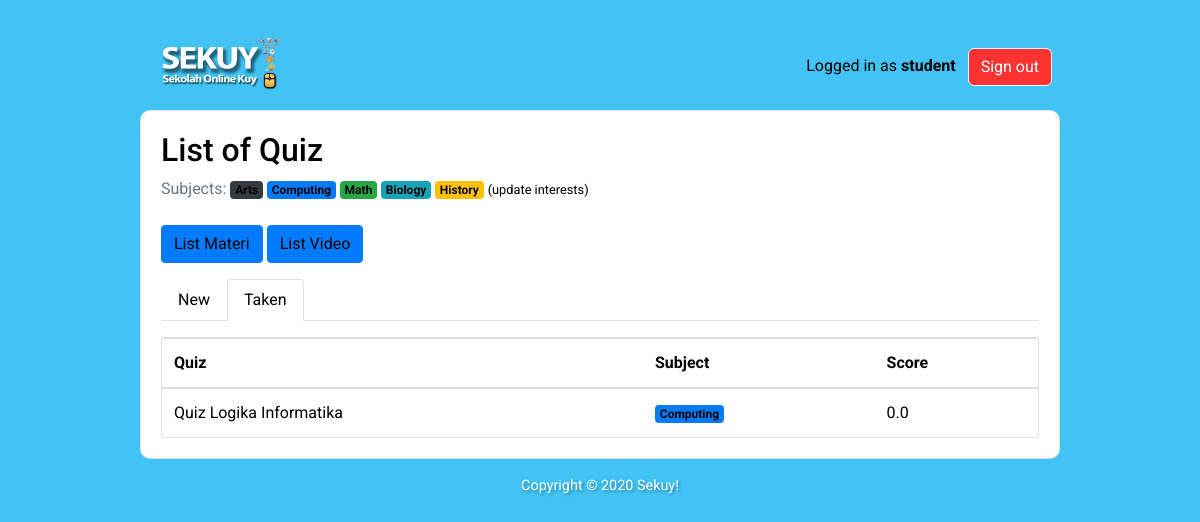
/students/taken/ (signed in), run on an earlier commit of the app's database.
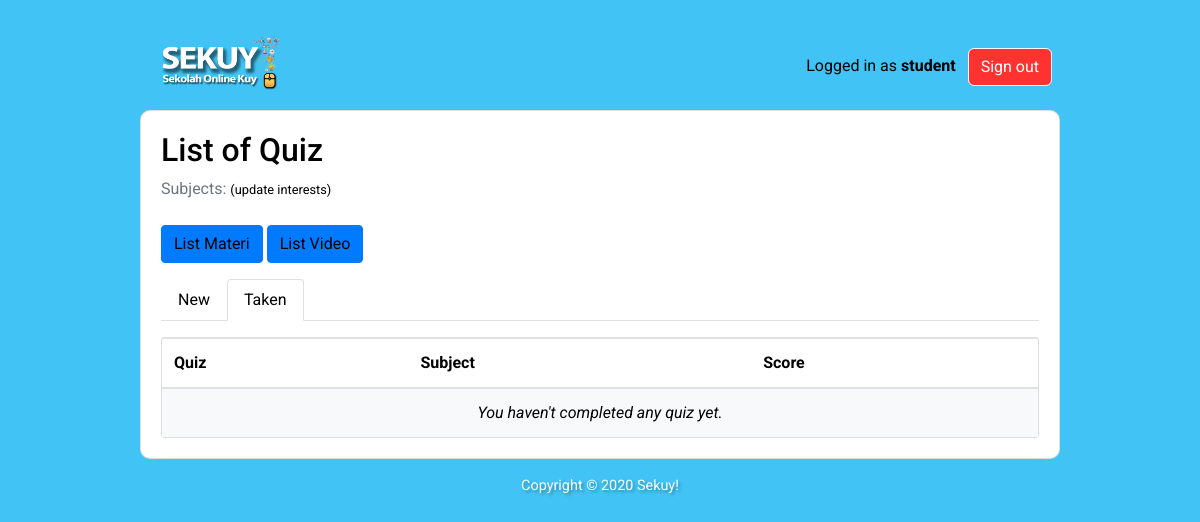
And on a later commit of the database.
### classroom/models.py (models this page shows, shortened)
class Subject(models.Model):
    name = models.CharField(max_length=30)
    color = models.CharField(max_length=7, default='#007bff')
    def get_html_badge(self):
        name = escape(self.name)
        color = escape(self.color)
        html = '<span class="badge badge-primary" style="background-color: %s">%s</span>' % (color, name)
        return mark_safe(html)

class TakenQuiz(models.Model):
    student = models.ForeignKey(Student, on_delete=models.CASCADE, related_name='taken_quizzes')
    quiz = models.ForeignKey(Quiz, on_delete=models.CASCADE, related_name='taken_quizzes')
    score = models.FloatField()
    date = models.DateTimeField(auto_now_add=True)

class Quiz(models.Model):
    owner = models.ForeignKey(User, on_delete=models.CASCADE, related_name='quizzes')
    name = models.CharField(max_length=255)
    subject = models.ForeignKey(Subject, on_delete=models.CASCADE, related_name='quizzes')

### classroom/views/students.py (the view)
# urls.py: path('taken/', students.TakenQuizListView.as_view(), name='taken_quiz_list'),
@method_decorator([login_required, student_required], name='dispatch')
class TakenQuizListView(ListView):
    model = TakenQuiz
    context_object_name = 'taken_quizzes'
    template_name = 'classroom/students/taken_quiz_list.html'
    def get_queryset(self):
        queryset = self.request.user.student.taken_quizzes \
            .select_related('quiz', 'quiz__subject') \
            .order_by('quiz__name')
        return queryset

### classroom/templates/classroom/students/taken_quiz_list.html
{% extends 'base.html' %}
{% block content %}
  {% include 'classroom/students/_header.html' with active='taken' %}
  <div class="card">
    <table class="table mb-0">
      <thead>
        <tr>
          <th>Quiz</th>
          <th>Subject</th>
          <th>Score</th>
        </tr>
      </thead>
      <tbody>
        {% for taken_quiz in taken_quizzes %}
          <tr>
            <td>{{ taken_quiz.quiz.name }}</td>
            <td>{{ taken_quiz.quiz.subject.get_html_badge }}</td>
            <td>{{ taken_quiz.score }}</td>
          </tr>
        {% empty %}
          <tr>
            <td class="bg-light text-center font-italic" colspan="3">You haven't completed any quiz yet.</td>
          </tr>
        {% endfor %}
      </tbody>
    </table>
  </div>
{% endblock %}

### classroom/templates/classroom/students/_header.html
<h2>List of Quiz</h2>
<p class="text-muted">
  Subjects:{% for subject in user.student.interests.all %} {{ subject.get_html_badge }}{% endfor %}
  <a href="{% url 'students:student_interests' %}"><small>(update interests)</small></a>
  <br><br>
  <a class='btn btn-primary' href="{% url 'students:list_materi' %}">List Materi</a>
  <a class='btn btn-primary' href="{% url 'students:list_video' %}">List Video</a>
</p>
<ul class="nav nav-tabs mb-3">
  <li class="nav-item">
    <a class="nav-link{% if active == 'new' %} active{% endif %}" href="{% url 'students:quiz_list' %}">New</a>
  </li>
  <li class="nav-item">
    <a class="nav-link{% if active == 'taken' %} active{% endif %}" href="{% url 'students:taken_quiz_list' %}">Taken</a>
  </li>
</ul>

What changed in the data, as far as the page shows it:
removed Subject: get_html_badge "Arts"
removed Subject: get_html_badge "Computing"
removed Subject: get_html_badge "Math"
removed Subject: get_html_badge "Biology"
removed Subject: get_html_badge "History"
removed TakenQuiz: quiz.name "Quiz Logika Informatika", quiz.subject.get_html_badge "Computing", score "0.0"
Also different on the page:
text now shown: "You haven't completed any quiz yet."
